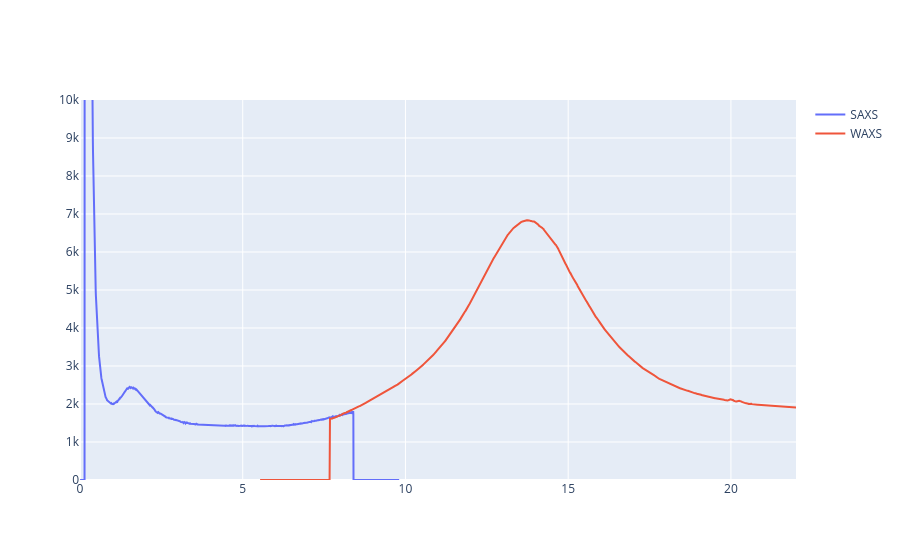

Notebook code cell kept with this figure:
### Code cell
fig = go.Figure()
fig.add_trace(go.Scatter(x=q_saxs, y=I_saxs * 92, mode='lines', name='SAXS'))
fig.add_trace(go.Scatter(x=q_waxs, y=I_waxs, mode='lines', name='WAXS'))
fig.update_layout(xaxis_range=[0, 22], yaxis_range=[0, 1e4])
fig.show()

### Figure 1 — Plotly figure (JSON) as saved in the notebook; plotly's stock layout.template omitted (floating-point values rounded to 4 significant figures; data arrays with more than 128 entries replaced by an {"elided": "..."} marker saying what was removed)
{"data": [{"mode": "lines", "name": "SAXS", "type": "scatter", "x": {"elided": "2000 float values"}, "y": {"elided": "2000 float values"}}, {"mode": "lines", "name": "WAXS", "type": "scatter", "x": {"elided": "4000 float values"}, "y": {"elided": "4000 float values"}}], "layout": {"xaxis": {"range": [0, 22]}, "yaxis": {"range": [0, 10000]}}}
